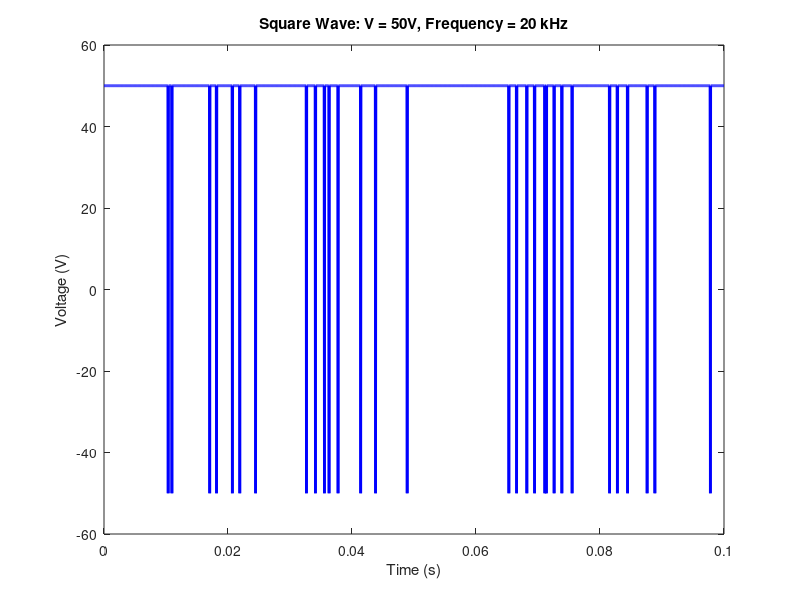

The MATLAB script that drew this image:
V = 50;
f = 20000;
t = 0:1/f:0.1;
duty = 50;
y = V*square(2*pi*f*t, duty);

figure;
plot(t, y, 'b-', 'LineWidth', 2);
title('Square Wave: V = 50V, Frequency = 20 kHz');
xlabel('Time (s)');
ylabel('Voltage (V)');

r = rms(y)
